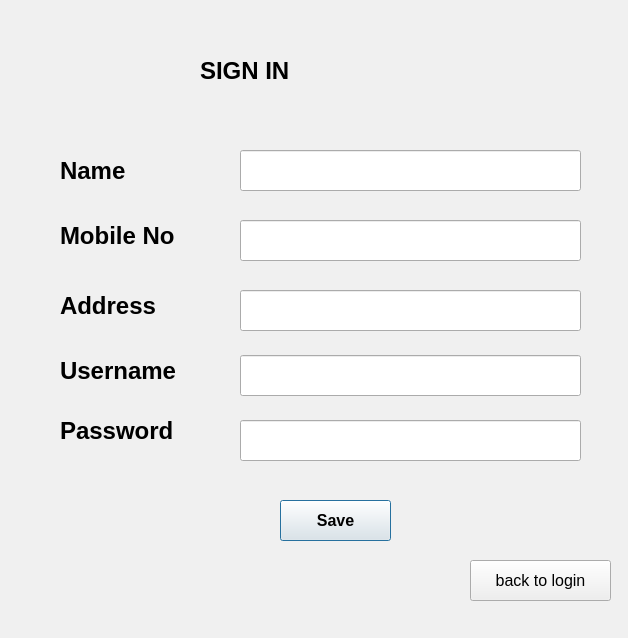
<?xml version="1.0" encoding="UTF-8"?>
<ui version="4.0">
 <class>sign_in</class>
 <widget class="QDialog" name="sign_in">
  <property name="geometry">
   <rect>
    <x>0</x>
    <y>0</y>
    <width>628</width>
    <height>638</height>
   </rect>
  </property>
  <property name="palette">
   <palette>
    <active>
     <colorrole role="Window">
      <brush brushstyle="SolidPattern">
       <color alpha="255">
        <red>255</red>
        <green>255</green>
        <blue>127</blue>
       </color>
      </brush>
     </colorrole>
    </active>
    <inactive>
     <colorrole role="Window">
      <brush brushstyle="SolidPattern">
       <color alpha="255">
        <red>240</red>
        <green>240</green>
        <blue>240</blue>
       </color>
      </brush>
     </colorrole>
    </inactive>
    <disabled>
     <colorrole role="Window">
      <brush brushstyle="SolidPattern">
       <color alpha="255">
        <red>255</red>
        <green>255</green>
        <blue>127</blue>
       </color>
      </brush>
     </colorrole>
    </disabled>
   </palette>
  </property>
  <property name="windowTitle">
   <string>SIGN IN</string>
  </property>
  <property name="autoFillBackground">
   <bool>true</bool>
  </property>
  <widget class="QLabel" name="label">
   <property name="geometry">
    <rect>
     <x>200</x>
     <y>50</y>
     <width>201</width>
     <height>41</height>
    </rect>
   </property>
   <property name="font">
    <font>
     <pointsize>18</pointsize>
     <bold>true</bold>
    </font>
   </property>
   <property name="text">
    <string>SIGN IN</string>
   </property>
  </widget>
  <widget class="QLabel" name="label_2">
   <property name="geometry">
    <rect>
     <x>60</x>
     <y>150</y>
     <width>111</width>
     <height>41</height>
    </rect>
   </property>
   <property name="font">
    <font>
     <family>Arial</family>
     <pointsize>18</pointsize>
     <bold>true</bold>
    </font>
   </property>
   <property name="text">
    <string>Name</string>
   </property>
  </widget>
  <widget class="QLabel" name="label_3">
   <property name="geometry">
    <rect>
     <x>60</x>
     <y>220</y>
     <width>171</width>
     <height>31</height>
    </rect>
   </property>
   <property name="font">
    <font>
     <family>Arial</family>
     <pointsize>18</pointsize>
     <bold>true</bold>
    </font>
   </property>
   <property name="text">
    <string>Mobile No</string>
   </property>
  </widget>
  <widget class="QLabel" name="label_4">
   <property name="geometry">
    <rect>
     <x>60</x>
     <y>290</y>
     <width>121</width>
     <height>31</height>
    </rect>
   </property>
   <property name="font">
    <font>
     <family>Arial</family>
     <pointsize>18</pointsize>
     <bold>true</bold>
    </font>
   </property>
   <property name="text">
    <string>Address</string>
   </property>
  </widget>
  <widget class="QLabel" name="label_5">
   <property name="geometry">
    <rect>
     <x>60</x>
     <y>350</y>
     <width>161</width>
     <height>41</height>
    </rect>
   </property>
   <property name="font">
    <font>
     <family>Arial</family>
     <pointsize>18</pointsize>
     <bold>true</bold>
    </font>
   </property>
   <property name="text">
    <string>Username</string>
   </property>
  </widget>
  <widget class="QLabel" name="label_6">
   <property name="geometry">
    <rect>
     <x>60</x>
     <y>410</y>
     <width>151</width>
     <height>41</height>
    </rect>
   </property>
   <property name="font">
    <font>
     <family>Arial</family>
     <pointsize>18</pointsize>
     <bold>true</bold>
    </font>
   </property>
   <property name="text">
    <string>Password</string>
   </property>
  </widget>
  <widget class="QLineEdit" name="lineEdit">
   <property name="geometry">
    <rect>
     <x>240</x>
     <y>150</y>
     <width>341</width>
     <height>41</height>
    </rect>
   </property>
   <property name="font">
    <font>
     <family>Arial</family>
    </font>
   </property>
  </widget>
  <widget class="QLineEdit" name="lineEdit_2">
   <property name="geometry">
    <rect>
     <x>240</x>
     <y>220</y>
     <width>341</width>
     <height>41</height>
    </rect>
   </property>
   <property name="font">
    <font>
     <family>Arial</family>
    </font>
   </property>
  </widget>
  <widget class="QLineEdit" name="lineEdit_3">
   <property name="geometry">
    <rect>
     <x>240</x>
     <y>290</y>
     <width>341</width>
     <height>41</height>
    </rect>
   </property>
   <property name="font">
    <font>
     <family>Arial</family>
    </font>
   </property>
  </widget>
  <widget class="QLineEdit" name="lineEdit_4">
   <property name="geometry">
    <rect>
     <x>240</x>
     <y>355</y>
     <width>341</width>
     <height>41</height>
    </rect>
   </property>
   <property name="font">
    <font>
     <family>Arial</family>
    </font>
   </property>
  </widget>
  <widget class="QLineEdit" name="lineEdit_5">
   <property name="geometry">
    <rect>
     <x>240</x>
     <y>420</y>
     <width>341</width>
     <height>41</height>
    </rect>
   </property>
   <property name="font">
    <font>
     <family>Arial</family>
    </font>
   </property>
  </widget>
  <widget class="QPushButton" name="saveButton">
   <property name="geometry">
    <rect>
     <x>280</x>
     <y>500</y>
     <width>111</width>
     <height>41</height>
    </rect>
   </property>
   <property name="font">
    <font>
     <family>Arial</family>
     <pointsize>12</pointsize>
     <bold>true</bold>
    </font>
   </property>
   <property name="text">
    <string>Save</string>
   </property>
  </widget>
  <widget class="QPushButton" name="backButton">
   <property name="geometry">
    <rect>
     <x>470</x>
     <y>560</y>
     <width>141</width>
     <height>41</height>
    </rect>
   </property>
   <property name="font">
    <font>
     <family>Arial</family>
     <pointsize>12</pointsize>
     <bold>false</bold>
    </font>
   </property>
   <property name="text">
    <string>back to login</string>
   </property>
  </widget>
 </widget>
 <resources/>
 <connections/>
</ui>
